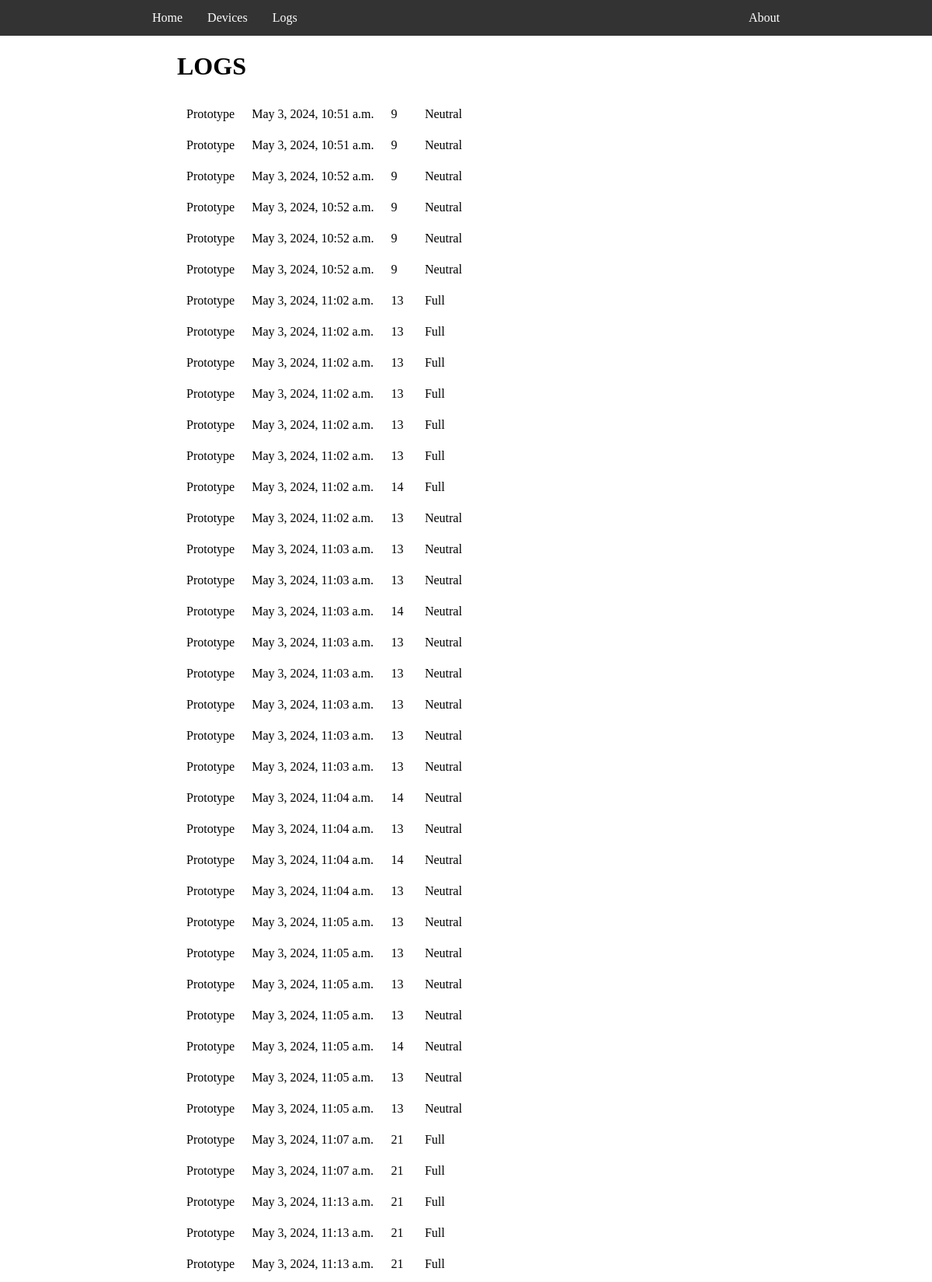
/logs/ (upper part), run on the app's committed database.
### tank/models.py (models this page shows, shortened)
class SensorData(models.Model):
    tank=models.ForeignKey(Tank, on_delete=models.CASCADE)
    timestamp = models.DateTimeField(auto_now_add=True)
    value = models.IntegerField()
    tank_status=models.CharField(max_length=30, null=True)

class Tank(models.Model):
    name=models.CharField(max_length=50)
    height=models.IntegerField()
    upper_limit=models.IntegerField()
    lower_threshold=models.IntegerField()
    def __str__(self):
        return self.name

### tank/views.py (the view)
# urls.py: path('logs/', views.logs, name='logs')
def logs(request):
    data=SensorData.objects.all
    return render(request, 'tank/logs.html', {
            'title': 'Logs',
            'data': data
        })

### tank/templates/tank/logs.html (shortened to what this page needs)
{% extends "tank/base.html" %}
{% block content %}
    <h1>LOGS</h1>
    <table id=logs>
    {% for i in data %}
        <tr>
            <td>{{i.tank}}</td>
            <td>{{i.timestamp}}</td>
            <td>{{i.value}}</td>
            <td>{{i.tank_status}}</td>
        </tr>
    {% endfor %}
    </table>
{% endblock content %}

### tank/templates/tank/base.html (style rules this page uses)
body { margin: 0%; font-family: Lexend; }
table,td,tr { border-style: hidden; align-content: center; padding: 10px; width: auto; }

### tank/templates/tank/logs.html (style rules this page uses)
#logs { padding: 0%; width=100%; }

### data on the page
SensorData: tank "Prototype", timestamp "May 3, 2024, 10:51 a.m.", value "9", tank_status "Neutral"
SensorData: tank "Prototype", timestamp "May 3, 2024, 10:51 a.m.", value "9", tank_status "Neutral"
SensorData: tank "Prototype", timestamp "May 3, 2024, 10:52 a.m.", value "9", tank_status "Neutral"
SensorData: tank "Prototype", timestamp "May 3, 2024, 10:52 a.m.", value "9", tank_status "Neutral"
SensorData: tank "Prototype", timestamp "May 3, 2024, 10:52 a.m.", value "9", tank_status "Neutral"
SensorData: tank "Prototype", timestamp "May 3, 2024, 10:52 a.m.", value "9", tank_status "Neutral"
SensorData: tank "Prototype", timestamp "May 3, 2024, 11:02 a.m.", value "13", tank_status "Full"
SensorData: tank "Prototype", timestamp "May 3, 2024, 11:02 a.m.", value "13", tank_status "Full"
SensorData: tank "Prototype", timestamp "May 3, 2024, 11:02 a.m.", value "13", tank_status "Full"
SensorData: tank "Prototype", timestamp "May 3, 2024, 11:02 a.m.", value "13", tank_status "Full"
SensorData: tank "Prototype", timestamp "May 3, 2024, 11:02 a.m.", value "13", tank_status "Full"
SensorData: tank "Prototype", timestamp "May 3, 2024, 11:02 a.m.", value "13", tank_status "Full"
SensorData: tank "Prototype", timestamp "May 3, 2024, 11:02 a.m.", value "14", tank_status "Full"
SensorData: tank "Prototype", timestamp "May 3, 2024, 11:02 a.m.", value "13", tank_status "Neutral"
SensorData: tank "Prototype", timestamp "May 3, 2024, 11:03 a.m.", value "13", tank_status "Neutral"
SensorData: tank "Prototype", timestamp "May 3, 2024, 11:03 a.m.", value "13", tank_status "Neutral"
SensorData: tank "Prototype", timestamp "May 3, 2024, 11:03 a.m.", value "14", tank_status "Neutral"
SensorData: tank "Prototype", timestamp "May 3, 2024, 11:03 a.m.", value "13", tank_status "Neutral"
SensorData: tank "Prototype", timestamp "May 3, 2024, 11:03 a.m.", value "13", tank_status "Neutral"
SensorData: tank "Prototype", timestamp "May 3, 2024, 11:03 a.m.", value "13", tank_status "Neutral"
SensorData: tank "Prototype", timestamp "May 3, 2024, 11:03 a.m.", value "13", tank_status "Neutral"
SensorData: tank "Prototype", timestamp "May 3, 2024, 11:03 a.m.", value "13", tank_status "Neutral"
SensorData: tank "Prototype", timestamp "May 3, 2024, 11:04 a.m.", value "14", tank_status "Neutral"
SensorData: tank "Prototype", timestamp "May 3, 2024, 11:04 a.m.", value "13", tank_status "Neutral"
SensorData: tank "Prototype", timestamp "May 3, 2024, 11:04 a.m.", value "14", tank_status "Neutral"
SensorData: tank "Prototype", timestamp "May 3, 2024, 11:04 a.m.", value "13", tank_status "Neutral"
SensorData: tank "Prototype", timestamp "May 3, 2024, 11:05 a.m.", value "13", tank_status "Neutral"
SensorData: tank "Prototype", timestamp "May 3, 2024, 11:05 a.m.", value "13", tank_status "Neutral"
SensorData: tank "Prototype", timestamp "May 3, 2024, 11:05 a.m.", value "13", tank_status "Neutral"
SensorData: tank "Prototype", timestamp "May 3, 2024, 11:05 a.m.", value "13", tank_status "Neutral"
SensorData: tank "Prototype", timestamp "May 3, 2024, 11:05 a.m.", value "14", tank_status "Neutral"
SensorData: tank "Prototype", timestamp "May 3, 2024, 11:05 a.m.", value "13", tank_status "Neutral"
SensorData: tank "Prototype", timestamp "May 3, 2024, 11:05 a.m.", value "13", tank_status "Neutral"
SensorData: tank "Prototype", timestamp "May 3, 2024, 11:07 a.m.", value "21", tank_status "Full"
SensorData: tank "Prototype", timestamp "May 3, 2024, 11:07 a.m.", value "21", tank_status "Full"
SensorData: tank "Prototype", timestamp "May 3, 2024, 11:13 a.m.", value "21", tank_status "Full"
SensorData: tank "Prototype", timestamp "May 3, 2024, 11:13 a.m.", value "21", tank_status "Full"
SensorData: tank "Prototype", timestamp "May 3, 2024, 11:13 a.m.", value "21", tank_status "Full"
